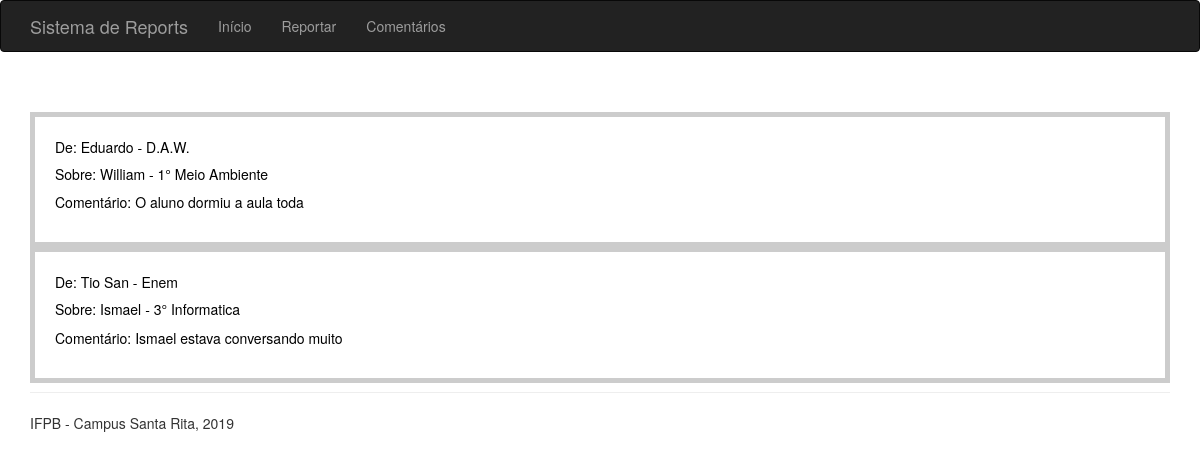
Page /listar on the earlier database version.
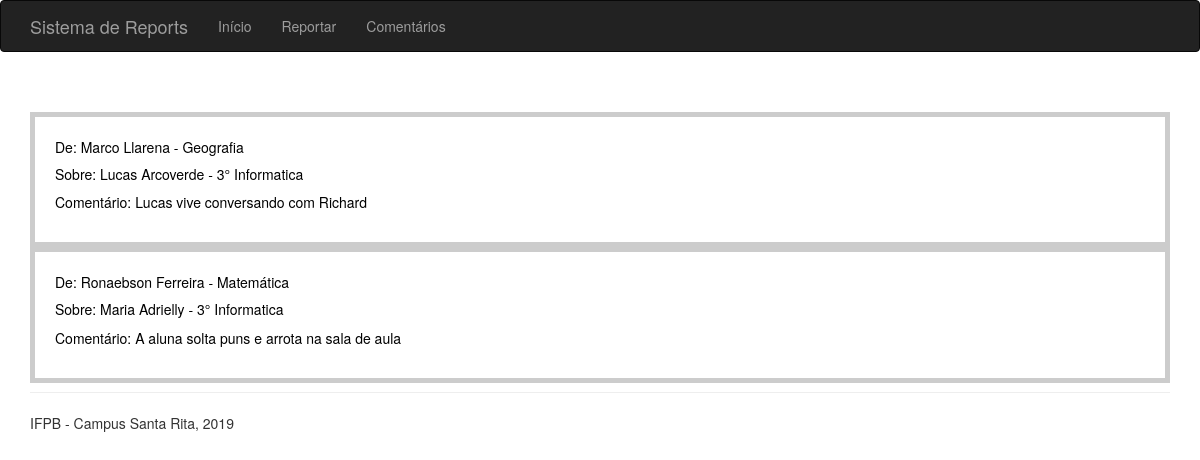
Same page on the later database version.
### app.py (models this page shows, shortened)
class Comentario(db.Model):
    __tablename__ = 'comentarios'
    id = db.Column(db.Integer, primary_key=True)
    classeT = db.Column(db.String(128), index=True)
    discente = db.Column(db.String(128), index=True)
    docente = db.Column(db.String(128), index=True)
    disciplina = db.Column(db.String(128), index=True)
    comentario = db.Column(db.String(128), index=True)

### app.py (the view)
@app.route("/listar", methods = ['GET', 'POST'])
def listar():
    coments = Comentario.query.all()
    return render_template('list.html', coments=coments)

### templates/list.html (shortened to what this page needs)
{% extends "base.html" %}
{% import "bootstrap/wtf.html" as wtf %}
{% block page_content %}
<div class="page-header">
    {% for coment in coments %}
    <div class="card" id="coisa">
        <div class="card-header">
            De: {{ coment.docente }} - {{ coment.disciplina }}
        </div>
        <div class="card-body">
            <h5 class="card-title">Sobre: {{ coment.discente }} - {{ coment.classeT }}</h5>
            <p class="card-text">Comentário: {{ coment.comentario }}</p>
        </div>
    </div>
    {% endfor %}
</div>
{% endblock %}

### templates/base.html (shortened to what this page needs)
{% extends "bootstrap/base.html" %}
{% block head %}
{{ super() }}
{% endblock %}
{% block navbar %}
<div class="navbar navbar-inverse" role="navigation">
    <div class="container">
        <div class="navbar-header">
            <a class="navbar-brand" href="/">Sistema de Reports</a>
        </div>
        <div class="navbar-collapse collapse">
            <ul class="nav navbar-nav">
                <li><a href="/">Início</a></li>
                <li><a href="/comentar">Reportar</a></li>
                <li><a href="/listar">Comentários</a></li>
            </ul>
        </div>
    </div>
</div>
{% endblock %}
{% block content %}
<div class="container">
    {% block page_content %}{% endblock %}
    <footer>IFPB - Campus Santa Rita, 2019</footer>
</div>
{% endblock %}

### templates/list.html (style rules this page uses)
#coisa { width: auto; height: auto; background: #FFFFFF; color: black; padding: 20px; border: 5px solid #CCC; }

Differences in the rows shown:
removed Comentario: docente "Eduardo", disciplina "D.A.W.", discente "William", classeT "1° Meio Ambiente", comentario "O aluno dormiu a aula toda"
added Comentario: docente "Marco Llarena", disciplina "Geografia", discente "Lucas Arcoverde", classeT "3° Informatica", comentario "Lucas vive conversando com Richard"
changed Comentario: docente "Tio San" → "Ronaebson Ferreira"; disciplina "Enem" → "Matemática"; discente "Ismael" → "Maria Adrielly"; comentario "Ismael estava conversando muito" → "A aluna solta puns e arrota na sala de aula"
